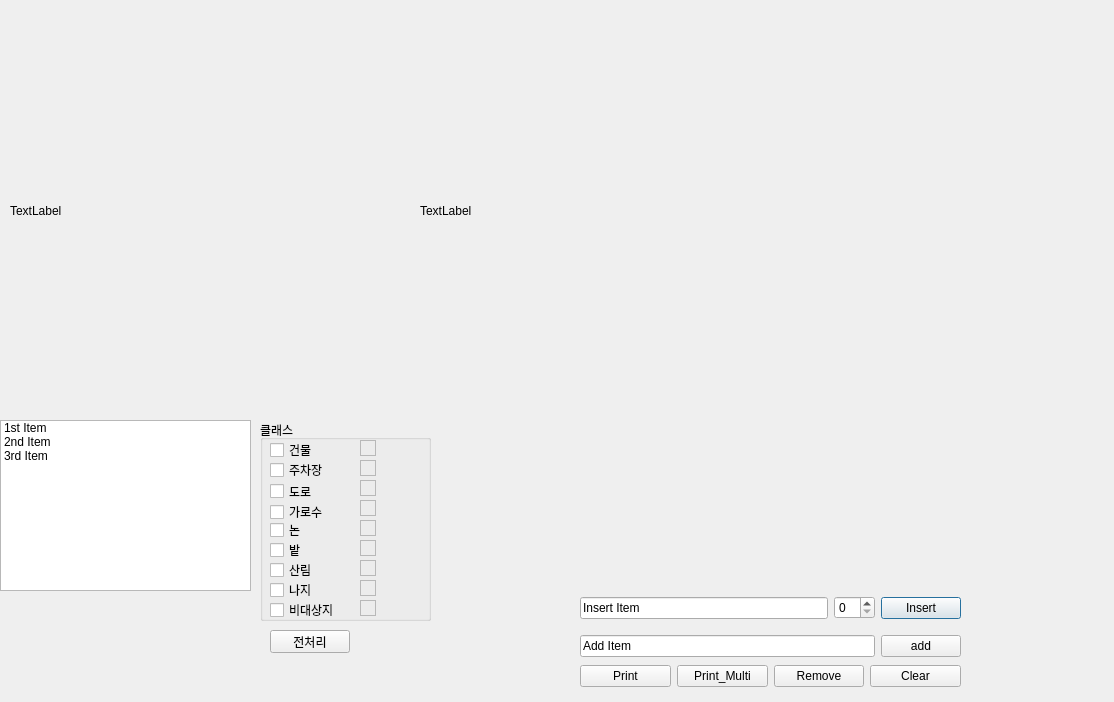
<?xml version="1.0" encoding="UTF-8"?>
<ui version="4.0">
 <class>Dialog</class>
 <widget class="QDialog" name="Dialog">
  <property name="geometry">
   <rect>
    <x>0</x>
    <y>0</y>
    <width>1114</width>
    <height>702</height>
   </rect>
  </property>
  <property name="windowTitle">
   <string>Dialog</string>
  </property>
  <property name="autoFillBackground">
   <bool>false</bool>
  </property>
  <widget class="QListWidget" name="listWidget_Test">
   <property name="geometry">
    <rect>
     <x>0</x>
     <y>420</y>
     <width>251</width>
     <height>171</height>
    </rect>
   </property>
   <property name="dragDropMode">
    <enum>QAbstractItemView::NoDragDrop</enum>
   </property>
   <property name="selectionMode">
    <enum>QAbstractItemView::MultiSelection</enum>
   </property>
   <property name="wordWrap">
    <bool>false</bool>
   </property>
   <item>
    <property name="text">
     <string>1st Item</string>
    </property>
   </item>
   <item>
    <property name="text">
     <string>2nd Item</string>
    </property>
   </item>
   <item>
    <property name="text">
     <string>3rd Item</string>
    </property>
   </item>
  </widget>
  <widget class="QWidget" name="layoutWidget">
   <property name="geometry">
    <rect>
     <x>580</x>
     <y>590</y>
     <width>381</width>
     <height>36</height>
    </rect>
   </property>
   <layout class="QHBoxLayout" name="horizontalLayout_2">
    <item>
     <widget class="QLineEdit" name="line_insertItem">
      <property name="text">
       <string>Insert Item</string>
      </property>
     </widget>
    </item>
    <item>
     <widget class="QSpinBox" name="spin_insertRow"/>
    </item>
    <item>
     <widget class="QPushButton" name="btn_insertItem">
      <property name="text">
       <string>Insert</string>
      </property>
     </widget>
    </item>
   </layout>
  </widget>
  <widget class="QWidget" name="layoutWidget">
   <property name="geometry">
    <rect>
     <x>580</x>
     <y>630</y>
     <width>381</width>
     <height>33</height>
    </rect>
   </property>
   <layout class="QHBoxLayout" name="horizontalLayout">
    <item>
     <widget class="QLineEdit" name="line_addItem">
      <property name="text">
       <string>Add Item</string>
      </property>
     </widget>
    </item>
    <item>
     <widget class="QPushButton" name="btn_addItem">
      <property name="text">
       <string>add</string>
      </property>
     </widget>
    </item>
   </layout>
  </widget>
  <widget class="QWidget" name="layoutWidget">
   <property name="geometry">
    <rect>
     <x>580</x>
     <y>660</y>
     <width>381</width>
     <height>32</height>
    </rect>
   </property>
   <layout class="QHBoxLayout" name="horizontalLayout_3">
    <item>
     <widget class="QPushButton" name="btn_printItem">
      <property name="text">
       <string>Print</string>
      </property>
     </widget>
    </item>
    <item>
     <widget class="QPushButton" name="btn_printMultiItems">
      <property name="text">
       <string>Print_Multi</string>
      </property>
     </widget>
    </item>
    <item>
     <widget class="QPushButton" name="btn_removeItem">
      <property name="text">
       <string>Remove</string>
      </property>
     </widget>
    </item>
    <item>
     <widget class="QPushButton" name="btn_clearItem">
      <property name="text">
       <string>Clear</string>
      </property>
     </widget>
    </item>
   </layout>
  </widget>
  <widget class="QPushButton" name="btn_Preprocessing">
   <property name="geometry">
    <rect>
     <x>270</x>
     <y>630</y>
     <width>80</width>
     <height>23</height>
    </rect>
   </property>
   <property name="text">
    <string>전처리</string>
   </property>
  </widget>
  <widget class="QLabel" name="label_picture01">
   <property name="geometry">
    <rect>
     <x>10</x>
     <y>10</y>
     <width>401</width>
     <height>401</height>
    </rect>
   </property>
   <property name="text">
    <string>TextLabel</string>
   </property>
  </widget>
  <widget class="QLabel" name="label_picture02">
   <property name="geometry">
    <rect>
     <x>420</x>
     <y>10</y>
     <width>401</width>
     <height>401</height>
    </rect>
   </property>
   <property name="text">
    <string>TextLabel</string>
   </property>
  </widget>
  <widget class="QGroupBox" name="groupBox">
   <property name="geometry">
    <rect>
     <x>260</x>
     <y>420</y>
     <width>171</width>
     <height>201</height>
    </rect>
   </property>
   <property name="title">
    <string>클래스 </string>
   </property>
   <widget class="QCheckBox" name="groupchk_3">
    <property name="geometry">
     <rect>
      <x>10</x>
      <y>61</y>
      <width>81</width>
      <height>21</height>
     </rect>
    </property>
    <property name="text">
     <string>도로</string>
    </property>
   </widget>
   <widget class="QCheckBox" name="groupchk_1">
    <property name="geometry">
     <rect>
      <x>10</x>
      <y>20</y>
      <width>81</width>
      <height>20</height>
     </rect>
    </property>
    <property name="text">
     <string>건물</string>
    </property>
   </widget>
   <widget class="QCheckBox" name="groupchk_4">
    <property name="geometry">
     <rect>
      <x>10</x>
      <y>82</y>
      <width>81</width>
      <height>20</height>
     </rect>
    </property>
    <property name="text">
     <string>가로수</string>
    </property>
   </widget>
   <widget class="QCheckBox" name="groupchk_2">
    <property name="geometry">
     <rect>
      <x>10</x>
      <y>40</y>
      <width>81</width>
      <height>20</height>
     </rect>
    </property>
    <property name="text">
     <string>주차장</string>
    </property>
   </widget>
   <widget class="QFrame" name="frame_1">
    <property name="geometry">
     <rect>
      <x>100</x>
      <y>20</y>
      <width>16</width>
      <height>16</height>
     </rect>
    </property>
    <property name="styleSheet">
     <string notr="true">rgb(85, 255, 127)</string>
    </property>
    <property name="frameShape">
     <enum>QFrame::StyledPanel</enum>
    </property>
    <property name="frameShadow">
     <enum>QFrame::Raised</enum>
    </property>
   </widget>
   <widget class="QFrame" name="frame_2">
    <property name="geometry">
     <rect>
      <x>100</x>
      <y>40</y>
      <width>16</width>
      <height>16</height>
     </rect>
    </property>
    <property name="frameShape">
     <enum>QFrame::StyledPanel</enum>
    </property>
    <property name="frameShadow">
     <enum>QFrame::Raised</enum>
    </property>
   </widget>
   <widget class="QFrame" name="frame_3">
    <property name="geometry">
     <rect>
      <x>100</x>
      <y>60</y>
      <width>16</width>
      <height>16</height>
     </rect>
    </property>
    <property name="frameShape">
     <enum>QFrame::StyledPanel</enum>
    </property>
    <property name="frameShadow">
     <enum>QFrame::Raised</enum>
    </property>
   </widget>
   <widget class="QFrame" name="frame_4">
    <property name="geometry">
     <rect>
      <x>100</x>
      <y>80</y>
      <width>16</width>
      <height>16</height>
     </rect>
    </property>
    <property name="frameShape">
     <enum>QFrame::StyledPanel</enum>
    </property>
    <property name="frameShadow">
     <enum>QFrame::Raised</enum>
    </property>
   </widget>
   <widget class="QCheckBox" name="groupchk_5">
    <property name="geometry">
     <rect>
      <x>10</x>
      <y>100</y>
      <width>81</width>
      <height>20</height>
     </rect>
    </property>
    <property name="text">
     <string>논</string>
    </property>
   </widget>
   <widget class="QCheckBox" name="groupchk_6">
    <property name="geometry">
     <rect>
      <x>10</x>
      <y>120</y>
      <width>81</width>
      <height>20</height>
     </rect>
    </property>
    <property name="text">
     <string>밭</string>
    </property>
   </widget>
   <widget class="QCheckBox" name="groupchk_7">
    <property name="geometry">
     <rect>
      <x>10</x>
      <y>140</y>
      <width>81</width>
      <height>20</height>
     </rect>
    </property>
    <property name="text">
     <string>산림</string>
    </property>
   </widget>
   <widget class="QCheckBox" name="groupchk_8">
    <property name="geometry">
     <rect>
      <x>10</x>
      <y>160</y>
      <width>81</width>
      <height>20</height>
     </rect>
    </property>
    <property name="text">
     <string>나지</string>
    </property>
   </widget>
   <widget class="QFrame" name="frame_8">
    <property name="geometry">
     <rect>
      <x>100</x>
      <y>160</y>
      <width>16</width>
      <height>16</height>
     </rect>
    </property>
    <property name="frameShape">
     <enum>QFrame::StyledPanel</enum>
    </property>
    <property name="frameShadow">
     <enum>QFrame::Raised</enum>
    </property>
   </widget>
   <widget class="QFrame" name="frame_7">
    <property name="geometry">
     <rect>
      <x>100</x>
      <y>140</y>
      <width>16</width>
      <height>16</height>
     </rect>
    </property>
    <property name="frameShape">
     <enum>QFrame::StyledPanel</enum>
    </property>
    <property name="frameShadow">
     <enum>QFrame::Raised</enum>
    </property>
   </widget>
   <widget class="QFrame" name="frame_5">
    <property name="geometry">
     <rect>
      <x>100</x>
      <y>100</y>
      <width>16</width>
      <height>16</height>
     </rect>
    </property>
    <property name="styleSheet">
     <string notr="true">rgb(85, 255, 127)</string>
    </property>
    <property name="frameShape">
     <enum>QFrame::StyledPanel</enum>
    </property>
    <property name="frameShadow">
     <enum>QFrame::Raised</enum>
    </property>
   </widget>
   <widget class="QFrame" name="frame_6">
    <property name="geometry">
     <rect>
      <x>100</x>
      <y>120</y>
      <width>16</width>
      <height>16</height>
     </rect>
    </property>
    <property name="frameShape">
     <enum>QFrame::StyledPanel</enum>
    </property>
    <property name="frameShadow">
     <enum>QFrame::Raised</enum>
    </property>
   </widget>
   <widget class="QCheckBox" name="groupchk_9">
    <property name="geometry">
     <rect>
      <x>10</x>
      <y>180</y>
      <width>81</width>
      <height>20</height>
     </rect>
    </property>
    <property name="text">
     <string>비대상지</string>
    </property>
   </widget>
   <widget class="QFrame" name="frame_9">
    <property name="geometry">
     <rect>
      <x>100</x>
      <y>180</y>
      <width>16</width>
      <height>16</height>
     </rect>
    </property>
    <property name="frameShape">
     <enum>QFrame::StyledPanel</enum>
    </property>
    <property name="frameShadow">
     <enum>QFrame::Raised</enum>
    </property>
   </widget>
  </widget>
 </widget>
 <resources/>
 <connections/>
</ui>
